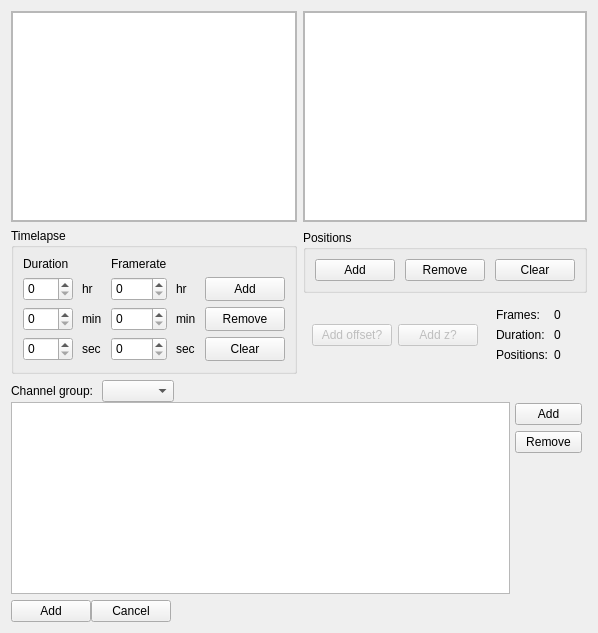
<?xml version="1.0" encoding="UTF-8"?>
<ui version="4.0">
 <class>Form</class>
 <widget class="QWidget" name="Form">
  <property name="geometry">
   <rect>
    <x>0</x>
    <y>0</y>
    <width>574</width>
    <height>633</height>
   </rect>
  </property>
  <property name="maximumSize">
   <size>
    <width>16777215</width>
    <height>16777215</height>
   </size>
  </property>
  <property name="windowTitle">
   <string>add/edit configuration</string>
  </property>
  <layout class="QGridLayout" name="gridLayout">
   <item row="2" column="0" colspan="2">
    <widget class="QFrame" name="frame">
     <property name="frameShape">
      <enum>QFrame::Box</enum>
     </property>
     <property name="frameShadow">
      <enum>QFrame::Plain</enum>
     </property>
     <property name="lineWidth">
      <number>0</number>
     </property>
     <layout class="QHBoxLayout" name="horizontalLayout_2">
      <property name="spacing">
       <number>0</number>
      </property>
      <property name="leftMargin">
       <number>0</number>
      </property>
      <property name="topMargin">
       <number>0</number>
      </property>
      <property name="rightMargin">
       <number>0</number>
      </property>
      <property name="bottomMargin">
       <number>0</number>
      </property>
      <item>
       <widget class="QFrame" name="frame_2">
        <property name="frameShape">
         <enum>QFrame::NoFrame</enum>
        </property>
        <property name="frameShadow">
         <enum>QFrame::Plain</enum>
        </property>
        <property name="lineWidth">
         <number>0</number>
        </property>
        <layout class="QVBoxLayout" name="verticalLayout_4">
         <property name="spacing">
          <number>0</number>
         </property>
         <property name="leftMargin">
          <number>0</number>
         </property>
         <property name="topMargin">
          <number>0</number>
         </property>
         <property name="rightMargin">
          <number>0</number>
         </property>
         <property name="bottomMargin">
          <number>0</number>
         </property>
         <item>
          <widget class="QFrame" name="frame_5">
           <property name="enabled">
            <bool>true</bool>
           </property>
           <property name="sizePolicy">
            <sizepolicy hsizetype="Fixed" vsizetype="Fixed">
             <horstretch>0</horstretch>
             <verstretch>0</verstretch>
            </sizepolicy>
           </property>
           <property name="frameShape">
            <enum>QFrame::NoFrame</enum>
           </property>
           <property name="frameShadow">
            <enum>QFrame::Raised</enum>
           </property>
           <property name="lineWidth">
            <number>0</number>
           </property>
           <layout class="QHBoxLayout" name="horizontalLayout_6">
            <property name="spacing">
             <number>9</number>
            </property>
            <property name="leftMargin">
             <number>0</number>
            </property>
            <property name="topMargin">
             <number>0</number>
            </property>
            <property name="rightMargin">
             <number>0</number>
            </property>
            <property name="bottomMargin">
             <number>0</number>
            </property>
            <item>
             <widget class="QLabel" name="label_9">
              <property name="text">
               <string>Channel group:</string>
              </property>
             </widget>
            </item>
            <item>
             <widget class="QComboBox" name="comboBox_selectGroup"/>
            </item>
           </layout>
          </widget>
         </item>
         <item>
          <widget class="QFrame" name="frame_4">
           <property name="frameShape">
            <enum>QFrame::NoFrame</enum>
           </property>
           <property name="frameShadow">
            <enum>QFrame::Plain</enum>
           </property>
           <property name="lineWidth">
            <number>0</number>
           </property>
           <layout class="QHBoxLayout" name="horizontalLayout_7">
            <property name="spacing">
             <number>0</number>
            </property>
            <property name="leftMargin">
             <number>0</number>
            </property>
            <property name="topMargin">
             <number>0</number>
            </property>
            <property name="rightMargin">
             <number>0</number>
            </property>
            <property name="bottomMargin">
             <number>0</number>
            </property>
            <item>
             <widget class="QTableWidget" name="tableWidget_channels">
              <property name="sizePolicy">
               <sizepolicy hsizetype="Preferred" vsizetype="Preferred">
                <horstretch>0</horstretch>
                <verstretch>0</verstretch>
               </sizepolicy>
              </property>
             </widget>
            </item>
            <item>
             <widget class="QFrame" name="frame_3">
              <property name="maximumSize">
               <size>
                <width>77</width>
                <height>16777215</height>
               </size>
              </property>
              <property name="frameShape">
               <enum>QFrame::NoFrame</enum>
              </property>
              <property name="frameShadow">
               <enum>QFrame::Raised</enum>
              </property>
              <property name="lineWidth">
               <number>0</number>
              </property>
              <layout class="QVBoxLayout" name="verticalLayout_5">
               <property name="spacing">
                <number>5</number>
               </property>
               <property name="leftMargin">
                <number>5</number>
               </property>
               <property name="topMargin">
                <number>0</number>
               </property>
               <property name="rightMargin">
                <number>5</number>
               </property>
               <property name="bottomMargin">
                <number>140</number>
               </property>
               <item>
                <widget class="QPushButton" name="pushButton_addPreset">
                 <property name="text">
                  <string>Add</string>
                 </property>
                </widget>
               </item>
               <item>
                <widget class="QPushButton" name="pushButton_removePreset">
                 <property name="text">
                  <string>Remove</string>
                 </property>
                </widget>
               </item>
              </layout>
             </widget>
            </item>
           </layout>
          </widget>
         </item>
        </layout>
       </widget>
      </item>
     </layout>
    </widget>
   </item>
   <item row="0" column="1">
    <widget class="QFrame" name="frame_posList">
     <property name="sizePolicy">
      <sizepolicy hsizetype="Preferred" vsizetype="Preferred">
       <horstretch>0</horstretch>
       <verstretch>0</verstretch>
      </sizepolicy>
     </property>
     <property name="frameShape">
      <enum>QFrame::StyledPanel</enum>
     </property>
     <property name="frameShadow">
      <enum>QFrame::Raised</enum>
     </property>
     <layout class="QVBoxLayout" name="verticalLayout_2">
      <property name="spacing">
       <number>0</number>
      </property>
      <property name="leftMargin">
       <number>0</number>
      </property>
      <property name="topMargin">
       <number>0</number>
      </property>
      <property name="rightMargin">
       <number>0</number>
      </property>
      <property name="bottomMargin">
       <number>0</number>
      </property>
      <item>
       <widget class="QListWidget" name="listWidget_positionList">
        <property name="sizePolicy">
         <sizepolicy hsizetype="Preferred" vsizetype="Preferred">
          <horstretch>0</horstretch>
          <verstretch>0</verstretch>
         </sizepolicy>
        </property>
       </widget>
      </item>
     </layout>
    </widget>
   </item>
   <item row="3" column="0">
    <widget class="QFrame" name="frame_addCancel">
     <property name="sizePolicy">
      <sizepolicy hsizetype="Preferred" vsizetype="Fixed">
       <horstretch>0</horstretch>
       <verstretch>0</verstretch>
      </sizepolicy>
     </property>
     <property name="frameShape">
      <enum>QFrame::NoFrame</enum>
     </property>
     <property name="frameShadow">
      <enum>QFrame::Raised</enum>
     </property>
     <layout class="QHBoxLayout" name="horizontalLayout_3">
      <property name="spacing">
       <number>0</number>
      </property>
      <property name="leftMargin">
       <number>0</number>
      </property>
      <property name="topMargin">
       <number>0</number>
      </property>
      <property name="rightMargin">
       <number>0</number>
      </property>
      <property name="bottomMargin">
       <number>0</number>
      </property>
      <item>
       <widget class="QPushButton" name="pushButton_addConfiguration">
        <property name="sizePolicy">
         <sizepolicy hsizetype="Preferred" vsizetype="Fixed">
          <horstretch>0</horstretch>
          <verstretch>0</verstretch>
         </sizepolicy>
        </property>
        <property name="maximumSize">
         <size>
          <width>80</width>
          <height>24</height>
         </size>
        </property>
        <property name="text">
         <string>Add</string>
        </property>
       </widget>
      </item>
      <item>
       <widget class="QPushButton" name="pushButton_cancelConfiguration">
        <property name="sizePolicy">
         <sizepolicy hsizetype="Preferred" vsizetype="Fixed">
          <horstretch>0</horstretch>
          <verstretch>0</verstretch>
         </sizepolicy>
        </property>
        <property name="maximumSize">
         <size>
          <width>80</width>
          <height>24</height>
         </size>
        </property>
        <property name="text">
         <string>Cancel</string>
        </property>
       </widget>
      </item>
      <item>
       <widget class="QFrame" name="frame_6">
        <property name="frameShape">
         <enum>QFrame::NoFrame</enum>
        </property>
        <property name="frameShadow">
         <enum>QFrame::Raised</enum>
        </property>
       </widget>
      </item>
     </layout>
    </widget>
   </item>
   <item row="0" column="0">
    <widget class="QFrame" name="frame_timeList">
     <property name="sizePolicy">
      <sizepolicy hsizetype="Preferred" vsizetype="Preferred">
       <horstretch>0</horstretch>
       <verstretch>0</verstretch>
      </sizepolicy>
     </property>
     <property name="frameShape">
      <enum>QFrame::StyledPanel</enum>
     </property>
     <property name="frameShadow">
      <enum>QFrame::Raised</enum>
     </property>
     <layout class="QVBoxLayout" name="verticalLayout">
      <property name="spacing">
       <number>0</number>
      </property>
      <property name="leftMargin">
       <number>0</number>
      </property>
      <property name="topMargin">
       <number>0</number>
      </property>
      <property name="rightMargin">
       <number>0</number>
      </property>
      <property name="bottomMargin">
       <number>0</number>
      </property>
      <item>
       <widget class="QListWidget" name="listWidget_timePoints">
        <property name="sizePolicy">
         <sizepolicy hsizetype="Preferred" vsizetype="Preferred">
          <horstretch>0</horstretch>
          <verstretch>0</verstretch>
         </sizepolicy>
        </property>
       </widget>
      </item>
     </layout>
    </widget>
   </item>
   <item row="1" column="1">
    <widget class="QFrame" name="frame_mainBonusInfo">
     <property name="sizePolicy">
      <sizepolicy hsizetype="Preferred" vsizetype="Fixed">
       <horstretch>0</horstretch>
       <verstretch>0</verstretch>
      </sizepolicy>
     </property>
     <property name="frameShape">
      <enum>QFrame::NoFrame</enum>
     </property>
     <property name="frameShadow">
      <enum>QFrame::Raised</enum>
     </property>
     <layout class="QVBoxLayout" name="verticalLayout_3">
      <property name="leftMargin">
       <number>0</number>
      </property>
      <property name="topMargin">
       <number>0</number>
      </property>
      <property name="rightMargin">
       <number>0</number>
      </property>
      <property name="bottomMargin">
       <number>0</number>
      </property>
      <item>
       <widget class="QGroupBox" name="groupBox_positions">
        <property name="sizePolicy">
         <sizepolicy hsizetype="Preferred" vsizetype="Preferred">
          <horstretch>0</horstretch>
          <verstretch>0</verstretch>
         </sizepolicy>
        </property>
        <property name="title">
         <string>Positions</string>
        </property>
        <property name="flat">
         <bool>false</bool>
        </property>
        <layout class="QHBoxLayout" name="horizontalLayout">
         <property name="spacing">
          <number>10</number>
         </property>
         <property name="leftMargin">
          <number>9</number>
         </property>
         <item>
          <widget class="QPushButton" name="pushButton_addPos">
           <property name="sizePolicy">
            <sizepolicy hsizetype="Preferred" vsizetype="Preferred">
             <horstretch>0</horstretch>
             <verstretch>0</verstretch>
            </sizepolicy>
           </property>
           <property name="maximumSize">
            <size>
             <width>80</width>
             <height>24</height>
            </size>
           </property>
           <property name="text">
            <string>Add</string>
           </property>
           <property name="iconSize">
            <size>
             <width>16</width>
             <height>16</height>
            </size>
           </property>
          </widget>
         </item>
         <item>
          <widget class="QPushButton" name="pushButton_removePos">
           <property name="sizePolicy">
            <sizepolicy hsizetype="Preferred" vsizetype="Preferred">
             <horstretch>0</horstretch>
             <verstretch>0</verstretch>
            </sizepolicy>
           </property>
           <property name="maximumSize">
            <size>
             <width>80</width>
             <height>24</height>
            </size>
           </property>
           <property name="text">
            <string>Remove</string>
           </property>
          </widget>
         </item>
         <item>
          <widget class="QPushButton" name="pushButton_clearPos">
           <property name="sizePolicy">
            <sizepolicy hsizetype="Preferred" vsizetype="Preferred">
             <horstretch>0</horstretch>
             <verstretch>0</verstretch>
            </sizepolicy>
           </property>
           <property name="maximumSize">
            <size>
             <width>80</width>
             <height>24</height>
            </size>
           </property>
           <property name="text">
            <string>Clear</string>
           </property>
          </widget>
         </item>
        </layout>
       </widget>
      </item>
      <item>
       <widget class="QFrame" name="frame_subbonusInfo">
        <property name="sizePolicy">
         <sizepolicy hsizetype="Preferred" vsizetype="Preferred">
          <horstretch>0</horstretch>
          <verstretch>0</verstretch>
         </sizepolicy>
        </property>
        <property name="frameShape">
         <enum>QFrame::NoFrame</enum>
        </property>
        <property name="frameShadow">
         <enum>QFrame::Raised</enum>
        </property>
        <property name="lineWidth">
         <number>0</number>
        </property>
        <layout class="QHBoxLayout" name="horizontalLayout_4">
         <property name="spacing">
          <number>0</number>
         </property>
         <property name="leftMargin">
          <number>0</number>
         </property>
         <property name="topMargin">
          <number>0</number>
         </property>
         <property name="rightMargin">
          <number>0</number>
         </property>
         <property name="bottomMargin">
          <number>0</number>
         </property>
         <item>
          <widget class="QFrame" name="frame_bonus">
           <property name="frameShape">
            <enum>QFrame::NoFrame</enum>
           </property>
           <property name="frameShadow">
            <enum>QFrame::Raised</enum>
           </property>
           <layout class="QHBoxLayout" name="horizontalLayout_5">
            <item>
             <widget class="QPushButton" name="pushButton">
              <property name="enabled">
               <bool>false</bool>
              </property>
              <property name="text">
               <string>Add offset?</string>
              </property>
             </widget>
            </item>
            <item>
             <widget class="QPushButton" name="pushButton_2">
              <property name="enabled">
               <bool>false</bool>
              </property>
              <property name="text">
               <string>Add z?</string>
              </property>
             </widget>
            </item>
           </layout>
          </widget>
         </item>
         <item>
          <widget class="QFrame" name="frame_info">
           <property name="frameShape">
            <enum>QFrame::NoFrame</enum>
           </property>
           <property name="frameShadow">
            <enum>QFrame::Raised</enum>
           </property>
           <layout class="QGridLayout" name="gridLayout_4">
            <item row="2" column="1">
             <widget class="QLabel" name="label_info_pos_val">
              <property name="text">
               <string>0</string>
              </property>
             </widget>
            </item>
            <item row="2" column="0">
             <widget class="QLabel" name="label_info_pos">
              <property name="text">
               <string>Positions:</string>
              </property>
             </widget>
            </item>
            <item row="1" column="0">
             <widget class="QLabel" name="label_info_duration">
              <property name="text">
               <string>Duration:</string>
              </property>
             </widget>
            </item>
            <item row="1" column="1">
             <widget class="QLabel" name="label_info_duration_val">
              <property name="text">
               <string>0</string>
              </property>
             </widget>
            </item>
            <item row="0" column="1">
             <widget class="QLabel" name="label_info_frames_val">
              <property name="text">
               <string>0</string>
              </property>
             </widget>
            </item>
            <item row="0" column="0">
             <widget class="QLabel" name="label_info_frames">
              <property name="text">
               <string>Frames:</string>
              </property>
             </widget>
            </item>
           </layout>
          </widget>
         </item>
        </layout>
       </widget>
      </item>
     </layout>
    </widget>
   </item>
   <item row="1" column="0">
    <widget class="QGroupBox" name="groupBox_timelapse">
     <property name="sizePolicy">
      <sizepolicy hsizetype="Preferred" vsizetype="Fixed">
       <horstretch>0</horstretch>
       <verstretch>0</verstretch>
      </sizepolicy>
     </property>
     <property name="title">
      <string>Timelapse</string>
     </property>
     <layout class="QGridLayout" name="gridLayout_2">
      <property name="leftMargin">
       <number>9</number>
      </property>
      <property name="topMargin">
       <number>9</number>
      </property>
      <property name="rightMargin">
       <number>9</number>
      </property>
      <property name="bottomMargin">
       <number>10</number>
      </property>
      <property name="horizontalSpacing">
       <number>9</number>
      </property>
      <property name="verticalSpacing">
       <number>6</number>
      </property>
      <item row="1" column="3">
       <widget class="QLabel" name="label_4">
        <property name="sizePolicy">
         <sizepolicy hsizetype="Preferred" vsizetype="Preferred">
          <horstretch>0</horstretch>
          <verstretch>0</verstretch>
         </sizepolicy>
        </property>
        <property name="text">
         <string>hr</string>
        </property>
       </widget>
      </item>
      <item row="0" column="2">
       <widget class="QLabel" name="label_8">
        <property name="sizePolicy">
         <sizepolicy hsizetype="Preferred" vsizetype="Preferred">
          <horstretch>0</horstretch>
          <verstretch>0</verstretch>
         </sizepolicy>
        </property>
        <property name="text">
         <string>Framerate</string>
        </property>
       </widget>
      </item>
      <item row="3" column="2">
       <widget class="QSpinBox" name="spinBox_frSec">
        <property name="sizePolicy">
         <sizepolicy hsizetype="Preferred" vsizetype="Fixed">
          <horstretch>0</horstretch>
          <verstretch>0</verstretch>
         </sizepolicy>
        </property>
        <property name="maximumSize">
         <size>
          <width>100</width>
          <height>24</height>
         </size>
        </property>
       </widget>
      </item>
      <item row="1" column="2">
       <widget class="QSpinBox" name="spinBox_frHr">
        <property name="sizePolicy">
         <sizepolicy hsizetype="Preferred" vsizetype="Fixed">
          <horstretch>0</horstretch>
          <verstretch>0</verstretch>
         </sizepolicy>
        </property>
        <property name="maximumSize">
         <size>
          <width>100</width>
          <height>24</height>
         </size>
        </property>
       </widget>
      </item>
      <item row="1" column="4">
       <widget class="QPushButton" name="pushButton_addTime">
        <property name="sizePolicy">
         <sizepolicy hsizetype="Preferred" vsizetype="Fixed">
          <horstretch>0</horstretch>
          <verstretch>0</verstretch>
         </sizepolicy>
        </property>
        <property name="maximumSize">
         <size>
          <width>80</width>
          <height>24</height>
         </size>
        </property>
        <property name="text">
         <string>Add</string>
        </property>
       </widget>
      </item>
      <item row="1" column="0">
       <widget class="QSpinBox" name="spinBox_tlHr">
        <property name="sizePolicy">
         <sizepolicy hsizetype="Preferred" vsizetype="Fixed">
          <horstretch>0</horstretch>
          <verstretch>0</verstretch>
         </sizepolicy>
        </property>
        <property name="minimumSize">
         <size>
          <width>50</width>
          <height>24</height>
         </size>
        </property>
        <property name="maximumSize">
         <size>
          <width>100</width>
          <height>24</height>
         </size>
        </property>
       </widget>
      </item>
      <item row="2" column="1">
       <widget class="QLabel" name="label_2">
        <property name="sizePolicy">
         <sizepolicy hsizetype="Preferred" vsizetype="Preferred">
          <horstretch>0</horstretch>
          <verstretch>0</verstretch>
         </sizepolicy>
        </property>
        <property name="text">
         <string>min</string>
        </property>
       </widget>
      </item>
      <item row="0" column="0">
       <widget class="QLabel" name="label_7">
        <property name="sizePolicy">
         <sizepolicy hsizetype="Preferred" vsizetype="Preferred">
          <horstretch>0</horstretch>
          <verstretch>0</verstretch>
         </sizepolicy>
        </property>
        <property name="text">
         <string>Duration</string>
        </property>
       </widget>
      </item>
      <item row="2" column="2">
       <widget class="QSpinBox" name="spinBox_frMin">
        <property name="sizePolicy">
         <sizepolicy hsizetype="Preferred" vsizetype="Fixed">
          <horstretch>0</horstretch>
          <verstretch>0</verstretch>
         </sizepolicy>
        </property>
        <property name="maximumSize">
         <size>
          <width>100</width>
          <height>24</height>
         </size>
        </property>
       </widget>
      </item>
      <item row="3" column="3">
       <widget class="QLabel" name="label_6">
        <property name="sizePolicy">
         <sizepolicy hsizetype="Preferred" vsizetype="Preferred">
          <horstretch>0</horstretch>
          <verstretch>0</verstretch>
         </sizepolicy>
        </property>
        <property name="text">
         <string>sec</string>
        </property>
       </widget>
      </item>
      <item row="3" column="4">
       <widget class="QPushButton" name="pushButton_clearTime">
        <property name="sizePolicy">
         <sizepolicy hsizetype="Preferred" vsizetype="Fixed">
          <horstretch>0</horstretch>
          <verstretch>0</verstretch>
         </sizepolicy>
        </property>
        <property name="maximumSize">
         <size>
          <width>80</width>
          <height>24</height>
         </size>
        </property>
        <property name="text">
         <string>Clear</string>
        </property>
       </widget>
      </item>
      <item row="3" column="0">
       <widget class="QSpinBox" name="spinBox_tlSec">
        <property name="sizePolicy">
         <sizepolicy hsizetype="Preferred" vsizetype="Fixed">
          <horstretch>0</horstretch>
          <verstretch>0</verstretch>
         </sizepolicy>
        </property>
        <property name="minimumSize">
         <size>
          <width>50</width>
          <height>24</height>
         </size>
        </property>
        <property name="maximumSize">
         <size>
          <width>100</width>
          <height>24</height>
         </size>
        </property>
       </widget>
      </item>
      <item row="2" column="4">
       <widget class="QPushButton" name="pushButton_removeTime">
        <property name="sizePolicy">
         <sizepolicy hsizetype="Preferred" vsizetype="Fixed">
          <horstretch>0</horstretch>
          <verstretch>0</verstretch>
         </sizepolicy>
        </property>
        <property name="maximumSize">
         <size>
          <width>80</width>
          <height>24</height>
         </size>
        </property>
        <property name="text">
         <string>Remove</string>
        </property>
       </widget>
      </item>
      <item row="2" column="0">
       <widget class="QSpinBox" name="spinBox_tlMin">
        <property name="sizePolicy">
         <sizepolicy hsizetype="Preferred" vsizetype="Fixed">
          <horstretch>0</horstretch>
          <verstretch>0</verstretch>
         </sizepolicy>
        </property>
        <property name="minimumSize">
         <size>
          <width>50</width>
          <height>24</height>
         </size>
        </property>
        <property name="maximumSize">
         <size>
          <width>100</width>
          <height>24</height>
         </size>
        </property>
       </widget>
      </item>
      <item row="3" column="1">
       <widget class="QLabel" name="label_3">
        <property name="sizePolicy">
         <sizepolicy hsizetype="Preferred" vsizetype="Preferred">
          <horstretch>0</horstretch>
          <verstretch>0</verstretch>
         </sizepolicy>
        </property>
        <property name="text">
         <string>sec</string>
        </property>
       </widget>
      </item>
      <item row="1" column="1">
       <widget class="QLabel" name="label">
        <property name="sizePolicy">
         <sizepolicy hsizetype="Preferred" vsizetype="Preferred">
          <horstretch>0</horstretch>
          <verstretch>0</verstretch>
         </sizepolicy>
        </property>
        <property name="text">
         <string>hr</string>
        </property>
       </widget>
      </item>
      <item row="2" column="3">
       <widget class="QLabel" name="label_5">
        <property name="sizePolicy">
         <sizepolicy hsizetype="Preferred" vsizetype="Preferred">
          <horstretch>0</horstretch>
          <verstretch>0</verstretch>
         </sizepolicy>
        </property>
        <property name="text">
         <string>min</string>
        </property>
       </widget>
      </item>
     </layout>
    </widget>
   </item>
  </layout>
 </widget>
 <resources/>
 <connections/>
</ui>
